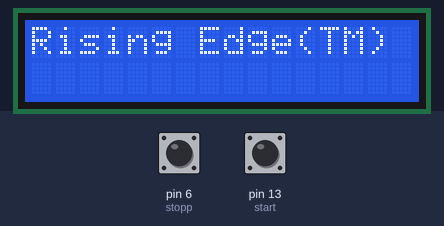
The sketch below on a simulated Arduino Uno, built with avr-gcc and run on an emulated ATmega328P. Shown: 16×2 character LCD. The inputs (shaded band) are chosen by the test bench; at power-on: pin 13 (start) LOW, pin 6 (stopp) LOW.

Above: at 0.1 s.
At 4.2 s:
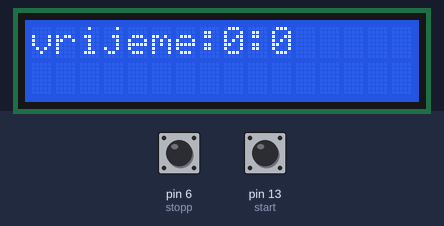
4.3 s: pin 13 (start) pulled HIGH for 0.15 s
At 5.4 s:
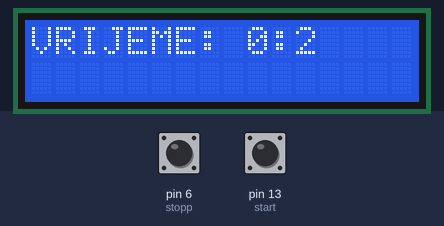
Timing chart, 0 to 7.3 s (numbered marks = the images above; inputs shaded):
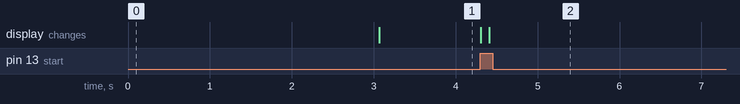

The sketch:

arduinoCodeSmartStopwatch.ino
```cpp
/*

Code by Edhem Krivdić, 2024

*/

const int start = 13, stopp = 6;
const int rs = 12, en = 11, d4 = 5, d5 = 4, d6 = 3, d7 = 2;
#include <LiquidCrystal.h>
LiquidCrystal lcd(rs, en, d4, d5, d6, d7);
unsigned long trenutno_vrijeme, sekunde, milisekunde, interval, proslo_vrijeme = 0;
bool istina = true;  //sluzi za provjeru da li se prvi put pokrece funkcija stopperica u rekurziji iste funckije
void stopperica();
void kraj();
void setup()
{
  pinMode(stopp, INPUT);
  pinMode(start, INPUT);
  lcd.begin(16, 2);
  lcd.print("Rising Edge(TM)");
  delay(3000);
  lcd.clear();
}
void loop()
{
  lcd.setCursor(0, 0);
  lcd.print("vrijeme:");
  lcd.print("0:");
  lcd.print("0");
  if (digitalRead(start) == HIGH) {
    istina = true;
    stopperica();
  }
}
void stopperica()
 {
  if (istina == true) {
    trenutno_vrijeme = millis();
    proslo_vrijeme = trenutno_vrijeme;
  }
  istina = false;
  lcd.clear();
  trenutno_vrijeme =millis();
  interval = trenutno_vrijeme - proslo_vrijeme;
  sekunde = interval / 1000;
  milisekunde = interval - sekunde * 1000;
  lcd.setCursor(0, 0);
  lcd.print("vrijeme: ");
  lcd.print(sekunde);
  lcd.print(":");
  lcd.print(milisekunde);
  delay(100);
  digitalRead(stopp) == HIGH ? stopperica():kraj() ;  // obrnuti kraj i stoppericu za projekat(signal se ocitava low na finalnoj semi) // prvo stopperica() pa kraj
}
void kraj()
 {
  lcd.clear();
  lcd.setCursor(0, 0);
  interval = trenutno_vrijeme - proslo_vrijeme;
  sekunde = interval / 1000;
  milisekunde = interval - sekunde * 1000;
  lcd.setCursor(0, 0);
  lcd.print("VRIJEME: ");
  lcd.print(sekunde);
  lcd.print(":");
  lcd.print(milisekunde);
  delay(10000);
  lcd.clear();
  interval = 0;
  sekunde = 0;
  milisekunde = 0;
  return;
}
```

Measured:
- after the input at 4.3 s, the display: first changes at once (image 2 shows a later state)
